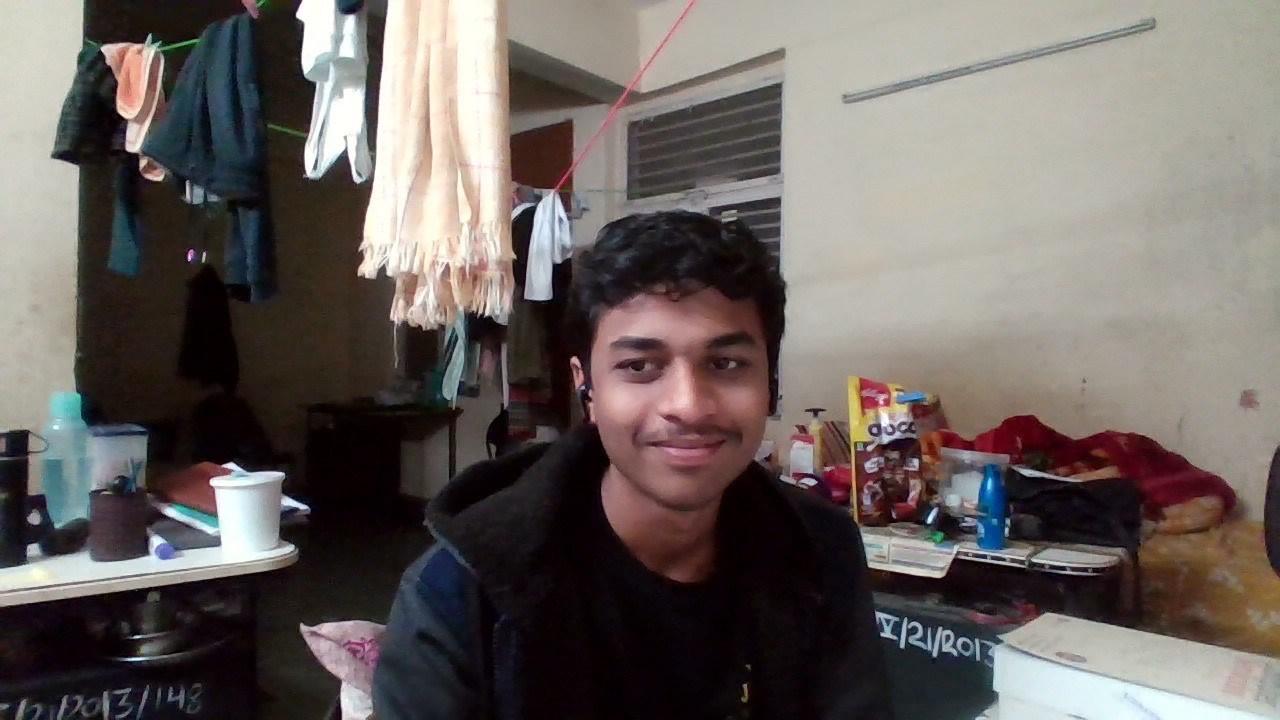
#> input picture server/Faces/WIN_20250120_23_48_21_Pro.jpg, 1280 x 720 px
$ python user_photo_matcher.py 5 100
#> lines starting #> are read from the running program, lines starting #| are printed output that depends on the picture; after the words box and inside, x2 and y2 are one past the last pixel; in counts of white or black regions, pixels touching at a corner belong together
import cv2
import numpy as np
import os
import json
import sys
from datetime import datetime

class UserPhotoMatcher:
    """
    Face recognition system that matches live camera feed with stored user registration photos
    Each user has one photo stored during registration, system matches against that specific photo
    """

    def __init__(self, users_photos_dir="../Faces"):
        self.users_photos_dir = users_photos_dir
        self.face_cascade = cv2.CascadeClassifier(cv2.data.haarcascades + 'haarcascade_frontalface_default.xml')
        self.face_recognizer = cv2.face.LBPHFaceRecognizer_create()
        self.user_labels = {}  # {user_id: username}
        self.username_to_id = {}  # {username: user_id}
        self.is_trained = False

    def extract_face_from_image(self, image_path, target_size=(150, 150)):
        """Extract and normalize face from image"""
        try:
            image = cv2.imread(image_path)
            if image is None:
                return None

            gray = cv2.cvtColor(image, cv2.COLOR_BGR2GRAY)
            faces = self.face_cascade.detectMultiScale(gray, 1.3, 5)

            if len(faces) == 0:
                return None

            # Get the largest face
            largest_face = max(faces, key=lambda x: x[2] * x[3])
            x, y, w, h = largest_face

            # Extract face region
            face = gray[y:y+h, x:x+w]

            # Resize to standard size
            face_resized = cv2.resize(face, target_size)

            return face_resized

        except Exception as e:
            print(f"Error processing image {image_path}: {e}")
            return None

    def load_user_photos_and_train(self):
        """
        Load all user registration photos and train the model
        Expected format: username.jpg, username.png, etc.
        """
        faces = []
        labels = []
        user_id = 0

        print("Loading user registration photos...")

        if not os.path.exists(self.users_photos_dir):
            print(f"Photos directory {self.users_photos_dir} not found!")
            return False

        # Get all image files
        image_extensions = ['.jpg', '.jpeg', '.png', '.bmp']
        image_files = []

        for file in os.listdir(self.users_photos_dir):
            if any(file.lower().endswith(ext) for ext in image_extensions):
                image_files.append(file)
#> pass 2 of the loop in load_user_photos_and_train, `for file in os.listdir(self.users_photos_dir):`:
#> pass 3 of the loop in load_user_photos_and_train, `for file in os.listdir(self.users_photos_dir):`:
#> the loop made 4 passes; the first 3 are shown

        if len(image_files) == 0:
            print("No user photos found!")
            return False

        for image_file in image_files:
            # Extract username from filename (remove extension)
            username = os.path.splitext(image_file)[0]
            image_path = os.path.join(self.users_photos_dir, image_file)

            # Extract face from the image
            face = self.extract_face_from_image(image_path)
#> in extract_face_from_image, image is the input picture: shape (720, 1280, 3); mean B, G, R 95.1, 98.8, 106.1
#> in extract_face_from_image, `gray = cv2.cvtColor(image, cv2.COLOR_BGR2GRAY)`:
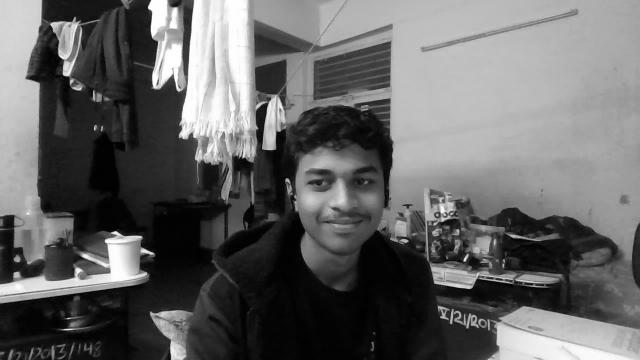
#> gray: shape (720, 1280) (shown at 1/2 size); min 0, max 255, mean 100.5
#> in extract_face_from_image, `faces = self.face_cascade.detectMultiScale(gray, 1.3, 5)`: faces = [[572, 277, 224, 224]]
#> in extract_face_from_image, `largest_face = max(faces, key=lambda x: x[2] * x[3])`: largest_face = [572, 277, 224, 224]
#> in extract_face_from_image, `x, y, w, h = largest_face`: x = 572; y = 277; w = 224
#> in extract_face_from_image, `face = gray[y:y+h, x:x+w]`:
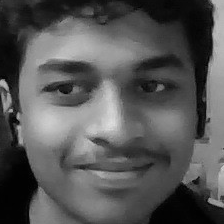
#> face: shape (224, 224); min 1, max 224, mean 85.5

            if face is not None:
                faces.append(face)
                labels.append(user_id)
                self.user_labels[user_id] = username
                self.username_to_id[username] = user_id
                print(f"Loaded photo for user: {username}")
                user_id += 1
            else:
                print(f"No face detected in {image_file}")
#> pass 2 of the loop in load_user_photos_and_train, `for image_file in image_files:`:
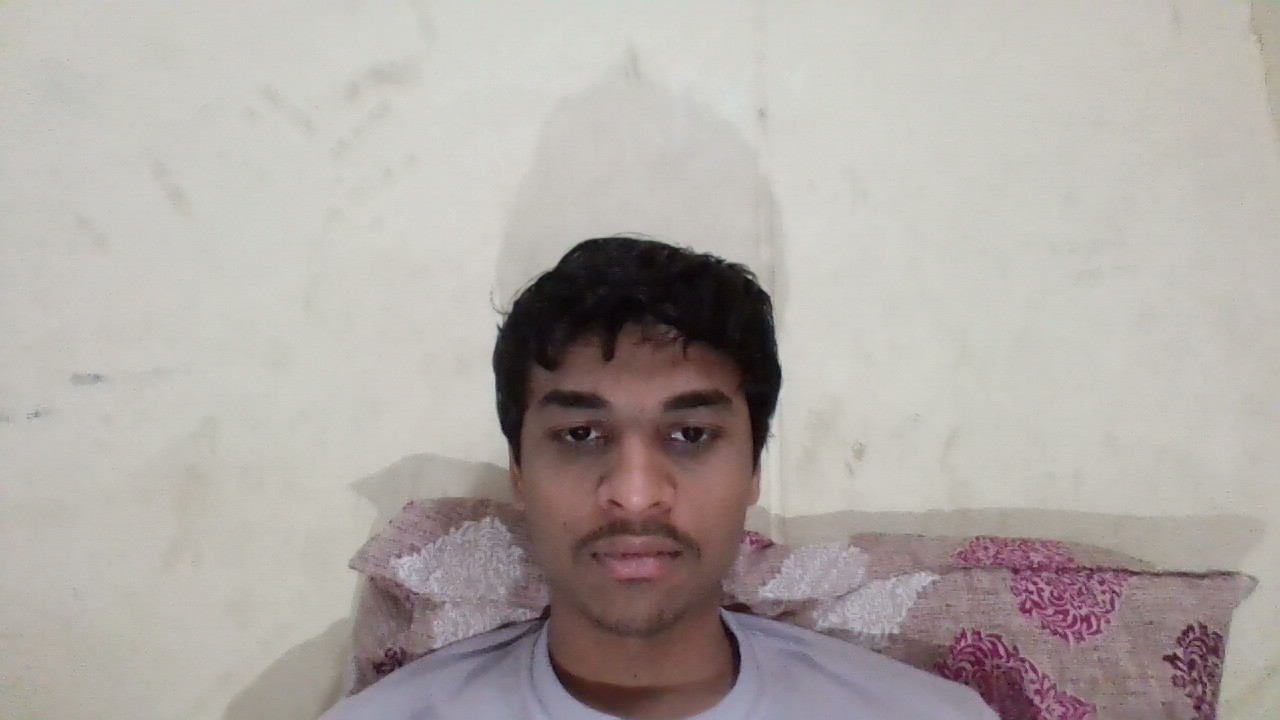
#> input picture server/Faces/WIN_20250428_22_05_53_Pro.jpg, 1280 x 720 px
#> in extract_face_from_image, image is the input picture: shape (720, 1280, 3); mean B, G, R 165.4, 169.2, 175.8
#> in extract_face_from_image (call 2), `gray = cv2.cvtColor(image, cv2.COLOR_BGR2GRAY)`:
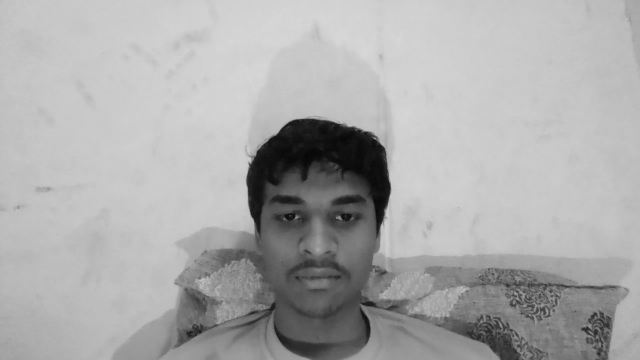
#> gray: shape (720, 1280) (shown at 1/2 size); min 1, max 217, mean 170.7
#> in extract_face_from_image (call 2), `faces = self.face_cascade.detectMultiScale(gray, 1.3, 5)`: faces = [[478, 312, 319, 319]]
#> largest_face = [478, 312, 319, 319]
#> in extract_face_from_image (call 2), `x, y, w, h = largest_face`: x = 478; y = 312; w = 319
#> in extract_face_from_image (call 2), `face = gray[y:y+h, x:x+w]`:
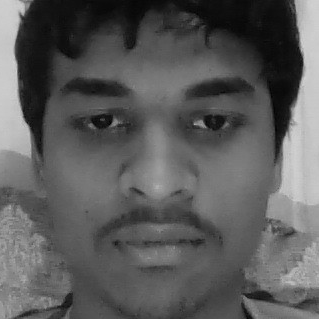
#> face: shape (319, 319); min 1, max 210, mean 91.2
#> pass 3 of the loop in load_user_photos_and_train, `for image_file in image_files:`:
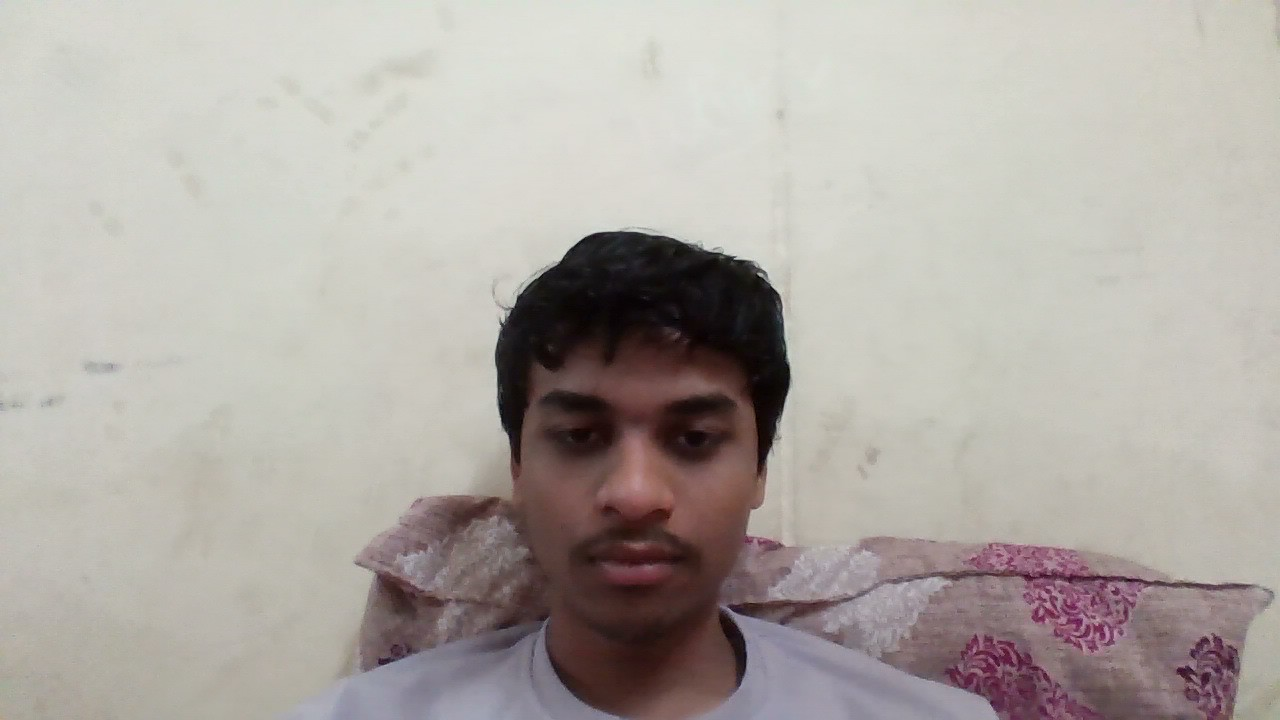
#> input picture server/Faces/WIN_20250428_22_06_02_Pro.jpg, 1280 x 720 px
#> in extract_face_from_image, image is the input picture: shape (720, 1280, 3); mean B, G, R 165.3, 170.8, 176.7
#> in extract_face_from_image (call 3), `gray = cv2.cvtColor(image, cv2.COLOR_BGR2GRAY)`:
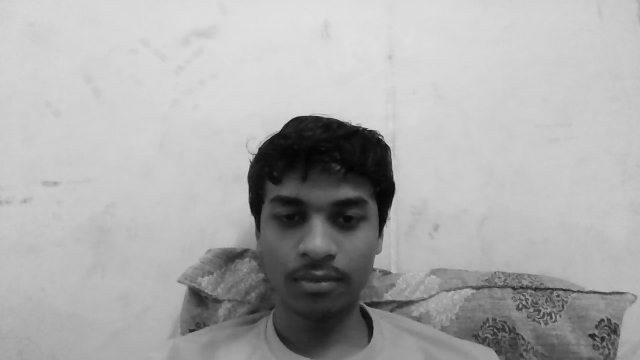
#> gray: shape (720, 1280) (shown at 1/2 size); min 0, max 226, mean 171.9
#> in extract_face_from_image (call 3), `faces = self.face_cascade.detectMultiScale(gray, 1.3, 5)`: faces = [[472, 307, 334, 334]]
#> largest_face = [472, 307, 334, 334]
#> in extract_face_from_image (call 3), `x, y, w, h = largest_face`: x = 472; y = 307; w = 334
#> in extract_face_from_image (call 3), `face = gray[y:y+h, x:x+w]`:
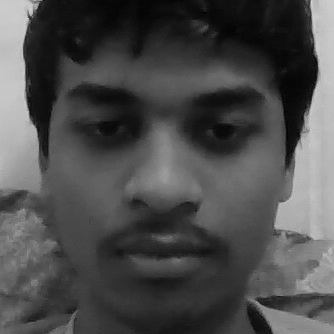
#> face: shape (334, 334); min 0, max 217, mean 76.1
#> the loop made 4 passes; the first 3 are shown

        if len(faces) == 0:
            print("No valid faces found in photos!")
            return False

        print(f"Training model with {len(faces)} user photos...")

        # Train the recognizer
        self.face_recognizer.train(faces, np.array(labels))
        self.is_trained = True

        print(f"Training completed! Registered users: {list(self.user_labels.values())}")
        return True

    def match_face_with_user(self, duration_seconds=10, confidence_threshold=80):
        """
        Capture live video and try to match with registered user photos
        Returns the matched username or None
        """
#> called with duration_seconds = 5, confidence_threshold = 100
        if not self.is_trained:
            return None, "Model not trained"

        cap = cv2.VideoCapture(0)
        if not cap.isOpened():
            return None, "Could not open camera"

        print(f"Starting face matching for {duration_seconds} seconds...")
        print("Look directly at the camera...")

        start_time = cv2.getTickCount()
        best_match = None
        best_confidence = float('inf')
        match_count = {}  # Count matches for each user

        while True:
            ret, frame = cap.read()
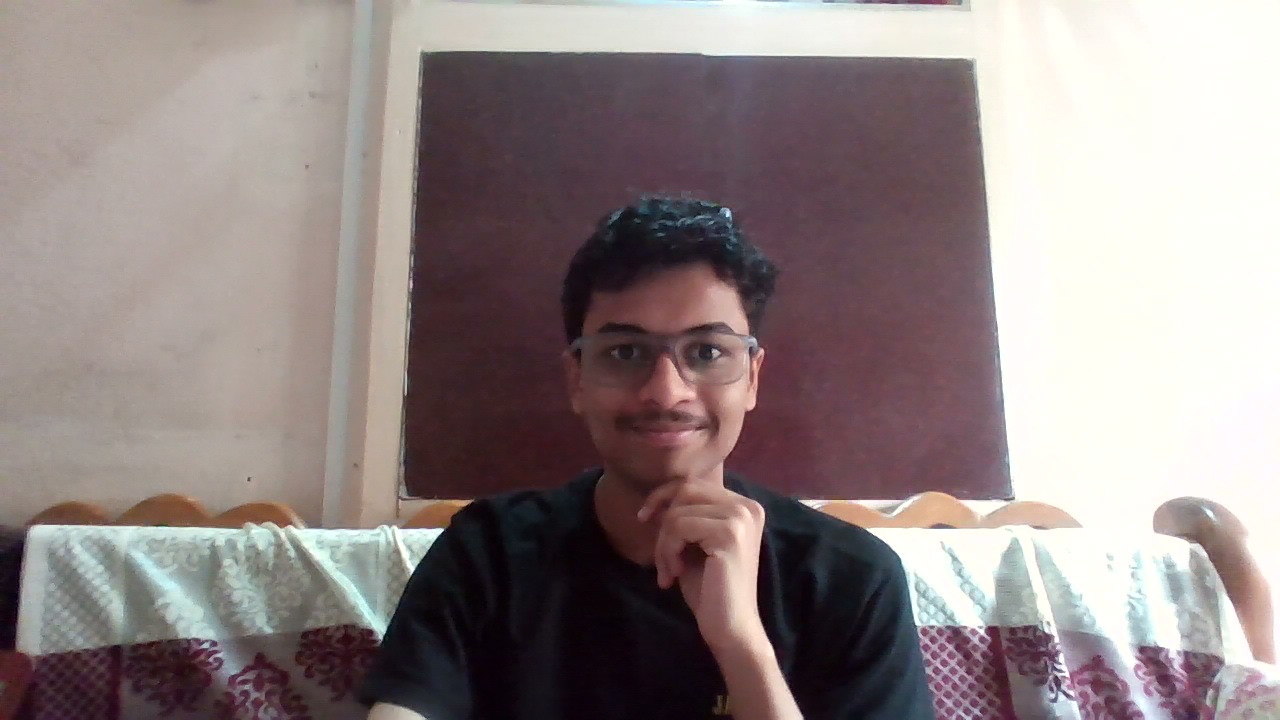
#> input picture server/Faces/WIN_20250522_14_37_45_Pro.jpg, 1280 x 720 px, given in place of the camera
#> frame is the input picture: shape (720, 1280, 3); mean B, G, R 132.7, 133.1, 145.1
            if not ret:
                break

            gray = cv2.cvtColor(frame, cv2.COLOR_BGR2GRAY)
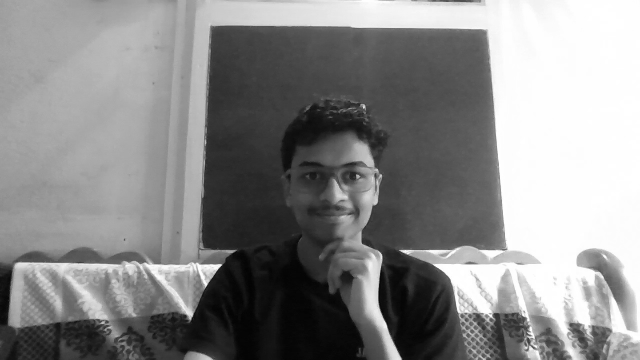
#> gray: shape (720, 1280) (shown at 1/2 size); min 1, max 255, mean 136.7
            faces = self.face_cascade.detectMultiScale(gray, 1.3, 5)
#> faces = [[547, 262, 233, 233]]

            for (x, y, w, h) in faces:
                # Extract face region
                face_roi = gray[y:y+h, x:x+w]
                face_resized = cv2.resize(face_roi, (150, 150))

                # Predict user
                user_id, confidence = self.face_recognizer.predict(face_resized)

                # Draw rectangle around face
                cv2.rectangle(frame, (x, y), (x+w, y+h), (0, 255, 0), 2)

                if confidence < confidence_threshold:
                    username = self.user_labels.get(user_id, "Unknown")

                    # Count this match
                    if username in match_count:
                        match_count[username] += 1
                    else:
                        match_count[username] = 1

                    # Track best match
                    if confidence < best_confidence:
                        best_confidence = confidence
                        best_match = username

                    # Display recognition
                    cv2.putText(frame, f"{username} ({confidence:.1f})",
                              (x, y-10), cv2.FONT_HERSHEY_SIMPLEX, 0.7, (0, 255, 0), 2)

                    print(f"Matched: {username} (confidence: {confidence:.2f})")
                else:
                    cv2.putText(frame, "Unknown", (x, y-10),
                              cv2.FONT_HERSHEY_SIMPLEX, 0.7, (0, 0, 255), 2)
#> this loop made 1 pass
#> (x, y, w, h, user_id, confidence, best_confidence, best_match) on pass 1: (547, 262, 233, 233, 3, 0, 0, 'WIN_20250522_14_37_45_Pro')
#> (printed output is left out)
#> pass 1, in match_face_with_user, `face_roi = gray[y:y+h, x:x+w]`:
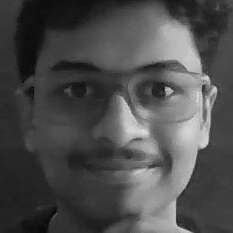
#> face_roi: shape (233, 233); min 2, max 226, mean 76.7
#> after the loop:
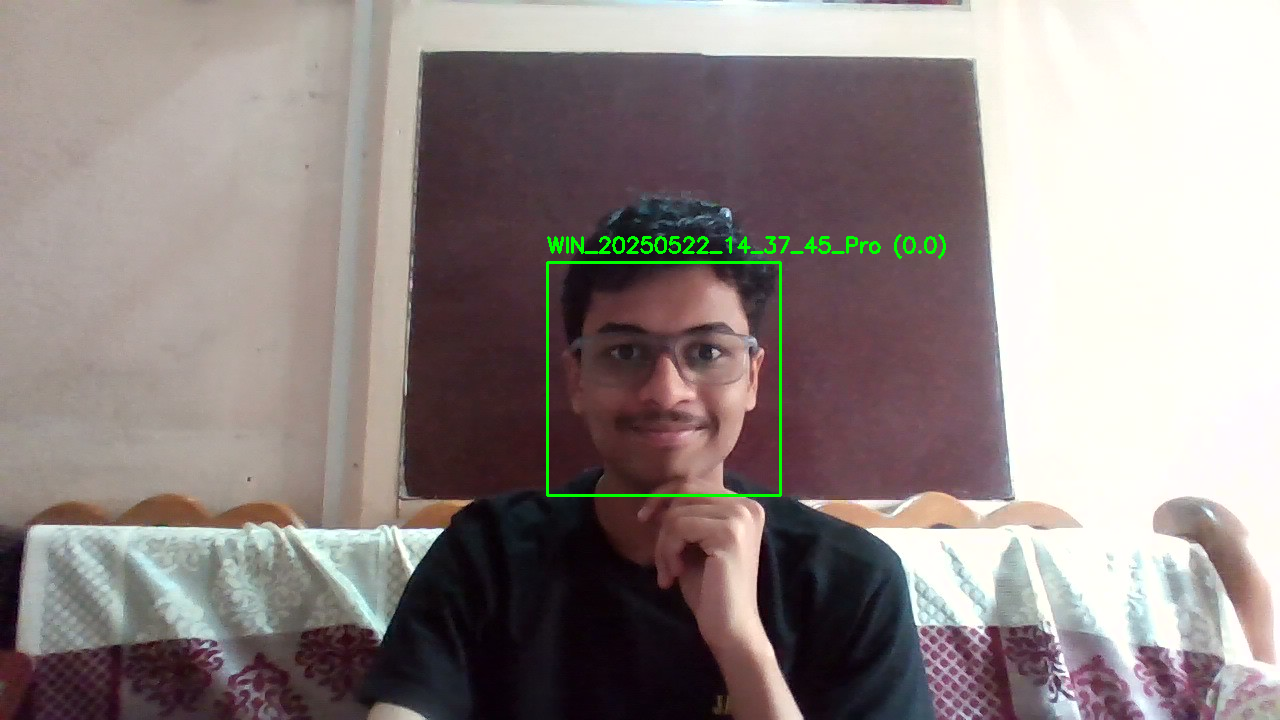
#> frame: shape (720, 1280, 3); 0.6% of pixels changed, all inside (x1, y1, x2, y2) = (546, 234, 946, 497)
#> after the loop, best_confidence = 0; match_count = {'WIN_20250522_14_37_45_Pro': 1}

            cv2.imshow('Face Recognition - Press q to quit', frame)

            # Check if time is up
            elapsed_time = (cv2.getTickCount() - start_time) / cv2.getTickFrequency()
            if elapsed_time >= duration_seconds:
                break

            # Check for quit
            if cv2.waitKey(1) & 0xFF == ord('q'):
#> (key q is pressed here)
                break

        cap.release()
        cv2.destroyAllWindows()

        # Determine final result based on most frequent match
        if match_count:
            most_matched_user = max(match_count, key=match_count.get)
#> most_matched_user = 'WIN_20250522_14_37_45_Pro'
            match_frequency = match_count[most_matched_user]
#> match_frequency = 1

            print(f"Match results: {match_count}")
#| Match results: {'WIN_20250522_14_37_45_Pro': 1}
            print(f"Most frequent match: {most_matched_user} ({match_frequency} times)")
#| Most frequent match: WIN_20250522_14_37_45_Pro (1 times)

            # Require at least 3 successful matches for reliability
            if match_frequency >= 3:
                return most_matched_user, None
            else:
                return None, "Insufficient reliable matches"
        else:
            return None, "No face matches found"

def authenticate_user(duration=10, confidence_threshold=80):
    """
    Main authentication function for API integration
    """
    try:
        # Initialize the matcher
        matcher = UserPhotoMatcher()

        # Load and train with user photos
        if not matcher.load_user_photos_and_train():
            return {
                "success": False,
                "error": "Failed to load user photos or train model",
                "username": None
            }

        # Perform face matching
        matched_user, error = matcher.match_face_with_user(duration, confidence_threshold)

        if matched_user:
            return {
                "success": True,
                "error": None,
                "username": matched_user,
                "message": f"Successfully matched with user: {matched_user}"
            }
        else:
            return {
                "success": False,
                "error": error or "Face recognition failed",
                "username": None
            }

    except Exception as e:
        return {
            "success": False,
            "error": f"System error: {str(e)}",
            "username": None
        }

def main():
    """Main function for command line usage"""
    # Parse command line arguments
    duration = 10
    confidence_threshold = 80

    if len(sys.argv) > 1:
        try:
            duration = int(sys.argv[1])
        except ValueError:
            pass

    if len(sys.argv) > 2:
        try:
            confidence_threshold = int(sys.argv[2])
        except ValueError:
            pass

    print(f"Starting face recognition with duration={duration}s, confidence_threshold={confidence_threshold}")

    # Run authentication
    result = authenticate_user(duration, confidence_threshold)

    # Print JSON result for API integration
    print(json.dumps(result))

if __name__ == "__main__":
    main()
